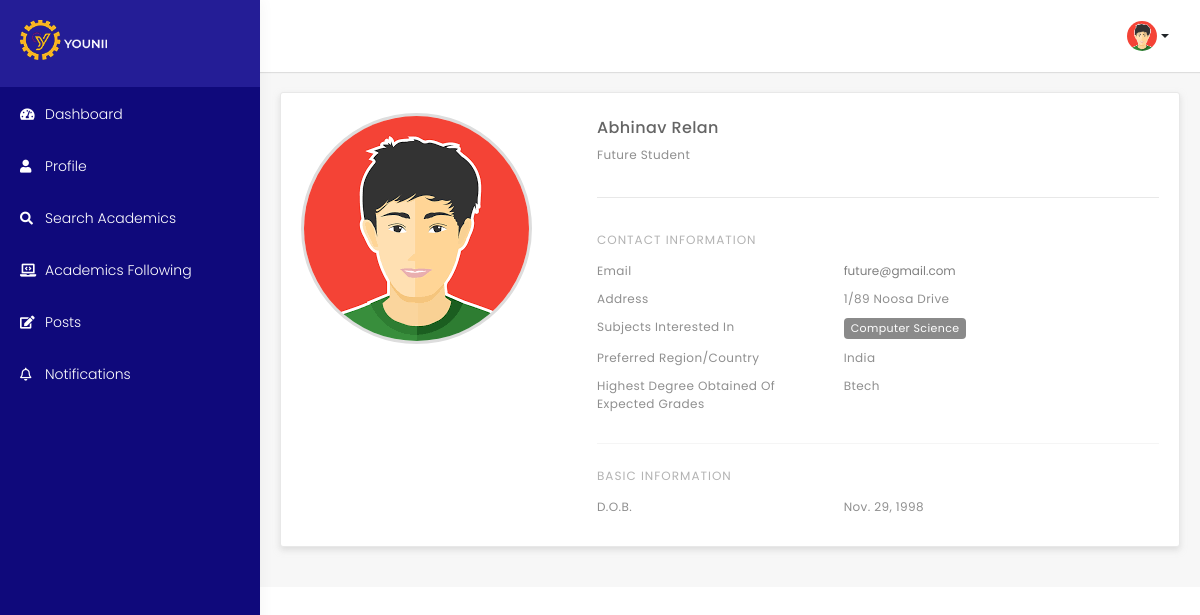
/future-profile/ (signed in), run on the app's committed database.
### mysite/models.py (models this page shows, shortened)
class Future_Student(models.Model):
	username = models.ForeignKey(User, on_delete=models.CASCADE)
	first_name = models.CharField(max_length=200)
	surname = models.CharField(max_length=200, blank=True, null=True)
	date_of_birth = models.DateField()
	email = models.EmailField()
	pin_code = models.CharField(max_length=15, blank=True, null=True, default='')
	address = models.CharField(max_length=500, blank=True, null=True)
	country = models.ForeignKey(Country, on_delete=models.CASCADE, blank=True, null=True)
	highest_degree_obtained = models.CharField(max_length=50, blank=True, null=True)
	grades_obtained = models.CharField(max_length=3, blank=True, null=True)
	max_grades = models.CharField(max_length=3, blank=True, null=True)
	subject_interested = models.ForeignKey(Subjects,on_delete=models.CASCADE)
	is_active = models.BooleanField(default=1)
	time_stamp = models.DateTimeField(auto_now=True)

class Subjects(models.Model):
    name = models.CharField(max_length=100)
    is_published = models.BooleanField(default=1)
    class Meta:
        ordering = ('name',)

class Country(models.Model):
    name = models.CharField(max_length=100)
    is_published = models.BooleanField(default=1)
    class Meta:
        ordering = ('name',)

### mysite/views.py (the view)
# urls.py: path('future-profile/',FutureProfile.as_view(),name='future-profile'),
class FutureProfile(TemplateView):
	template_name=('mysite/future-dasboard/future-profile.html')
	def get_context_data(self, *args, **kwargs):
		context = super(FutureProfile, self).get_context_data(*args, **kwargs)
		print('user_id:',self.request.session['_auth_user_id'])
		user_id = int(self.request.session['_auth_user_id'])
		obj = Future_Student.objects.filter(username_id=user_id).first()
		if obj:
			context['user_info'] = obj
		return context

### mysite/templates/mysite/future-dasboard/future-profile.html (shortened to what this page needs)
{% extends 'mysite/future-dasboard/future-main.html' %}
{% load static %}
{% block content %}
        <div class="wrapper-data">
          <div class="row">
            <div class="col-12 left-data">
              <div class="post-box">
                  <div class="profile-inner">
                      <div class="row">
                        <div class="col-sm-4 profile-left">
                            <div class="profile-pic">
                                <img src="{% static 'mysite/images/avatar.png' %}" />
                            </div>
                        </div>
                        {% if user_info %}
                        <div class="col-sm-8 profile-right">
                            <div class="name-dtl">
                              <h1 class="name">{{ user_info.first_name }}  {{ user_info.surname }}</h1>
                              <p class="place">Future Student</p>
                            </div>
                            <div class="contact-dtl">
                              <h1 class="hdg">contact information</h1>
                              <div class="row">
                                <div class="col-5 left-name">Email</div>
                                <div class="col-7 rgt-dtl">{{ user_info.email }}</div>
                              </div>
                              <div class="row">
                                <div class="col-5 left-name">Address</div>
                                <div class="col-7 rgt-dtl">
                                    <p>{{ user_info.address }}</p>
                                </div>
                              </div>
                              <div class="row">
                                <div class="col-5 left-name">Subjects interested in </div>
                                <div class="col-7 rgt-dtl"><span class="badge badge-info">{{ user_info.subject_interested.name }}</span></div>
                              </div>
                              <div class="row">
                                <div class="col-5 left-name">Preferred Region/Country </div>
                                <div class="col-7 rgt-dtl"><p>{{ user_info.country.name }}</p></div>
                              </div>
                              <div class="row">
                                <div class="col-5 left-name">Highest Degree obtained of expected grades</div>
                                <div class="col-7 rgt-dtl"><p>{{ user_info.highest_degree_obtained }}</p></div>
                              </div>
                            </div>
                            <div class="contact-dtl">
                              <h1 class="hdg">basic information</h1>
                              <div class="row">
                                <div class="col-5 left-name">D.O.B.</div>
                                <div class="col-7 rgt-dtl"><p>{{ user_info.date_of_birth }}</p></div>
                              </div>
                            </div>
                        {% endif %}
                        </div>
                      </div>
                  </div>
              </div>
            </div>
          </div>
        </div>
    </div>
  </div>
</section>
</body>
</html>
{% endblock %}

### static/mysite/css/style.css (style rules this page uses)
html , body { margin: 0px; padding: 0px; font-family: 'Poppins', sans-serif; }

### static/mysite/css/dashboard-style.css (style rules this page uses)
.wrapper-data { padding: 20px; }
.post-box { border-radius: 3px; background: #ffffff; margin-bottom: 20px; width: 100%; box-shadow: 0 3px 6px rgba(197, 197, 197, 0.54); border: solid 1px #e8e8e8; font-size: 12px; color: #808080; }
.profile-inner { padding: 20px; }
.profile-pic { display: inline-flex; position: relative; }
.profile-pic img { border-radius: 50%; object-fit: cover; border: solid 3px #dddddd; max-width: 100%; }
.name-dtl .name { color: #656565; line-height: 30px; font-size: 16px; letter-spacing: 0.4px; font-family: 'Poppins', sans-serif; font-weight: 500; margin: 0; }
.name-dtl { padding-bottom: 30px; border-bottom: solid 1px #e8e8e8; margin-bottom: 30px; position: relative; padding-right: 80px; }
.name-dtl .place { color: #656565; line-height: 30px; font-size: 16px; letter-spacing: 0.4px; font-family: 'Poppins', sans-serif; font-weight: 400; margin: 0; }
.name-dtl .place { color: #8f8f8f; line-height: 24px; font-size: 12px; letter-spacing: 0.4px; font-family: 'Poppins', sans-serif; font-weight: 400; margin: 0; }
.contact-dtl .hdg { color: #b3b3b3; line-height: 24px; font-size: 12px; font-family: 'Poppins', sans-serif; font-weight: 400; margin: 0 0 10px; text-transform: uppercase; letter-spacing: 1px; }
.contact-dtl .left-name { color: #8f8f8f; line-height: 18px; font-size: 12px; font-family: 'Poppins', sans-serif; font-weight: 400; margin: 0px; text-transform: capitalize; letter-spacing: 0.4px; padding-right: 0; margin-bottom: 10px; }
.contact-dtl .rgt-dtl { margin-bottom: 10px; }
.contact-dtl .rgt-dtl p { color: #8f8f8f; line-height: 18px; font-size: 12px; font-family: 'Poppins', sans-serif; font-weight: 400; margin: 0 0 0px; text-transform: capitalize; letter-spacing: 0.4px; }
.contact-dtl { padding-bottom: 20px; border-bottom: solid 1px #f5f5f5; margin-bottom: 20px; }
.contact-dtl:last-child { padding-bottom: 0px; border-bottom: none; margin-bottom: 0px; }
.contact-dtl .rgt-dtl .badge { background: #8a8a8a; font-weight: 400; font-size: 11px; letter-spacing: 0.4px; padding: 5px 7px; }

### data on the page
Future_Student: first_name "Abhinav", surname "Relan", email "future@gmail.com", address "1/89 Noosa Drive", subject_interested.name "Computer Science", country.name "India", highest_degree_obtained "Btech", date_of_birth "Nov. 29, 1998"
